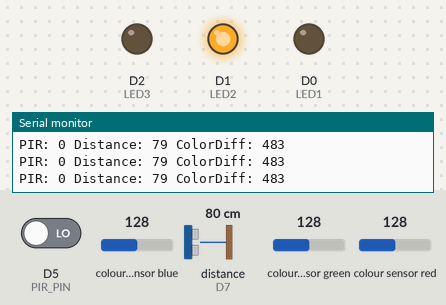
A sketch run on a simulated ESP8266 (NodeMCU). Parts: output pins drawn as LEDs (lit = HIGH), the last lines printed to the serial monitor. Wiring (inferred from the names in the program): ultrasonic range finder: trigger D6; echo D7; TCS3200 colour sensor: output D8; S2 D3; S3 D4. Inputs (shaded band) come from the test bench; at power-on: distance to the obstacle (sensor on D7) 80 cm, D5 (PIR_PIN) LOW, colour sensor blue 128, colour sensor green 128, colour sensor red 128. The echo pulse lasts 58.3 µs per cm; pins used as bus, display or sensor lines are not drawn.

Above: at 1.2 s.
1.3 s: distance to the obstacle (sensor on D7) set to 84 cm
At 2.0 s:
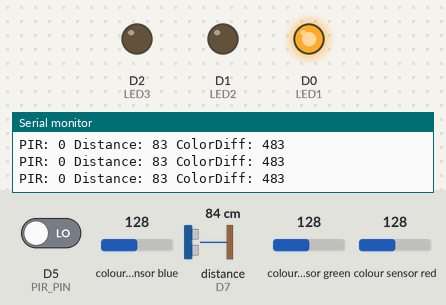
2.8 s: distance to the obstacle (sensor on D7) set to 2 cm
At 4.0 s:
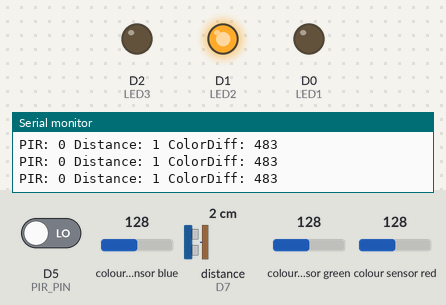
4.4 s: D5 (PIR_PIN) driven HIGH
At 5.2 s:
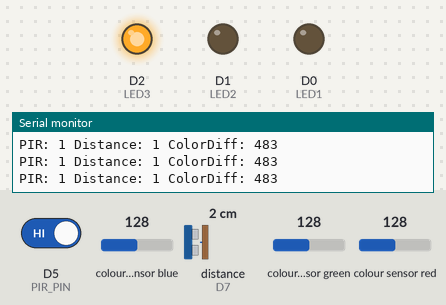
6.0 s: D5 (PIR_PIN) driven LOW
At 6.4 s:
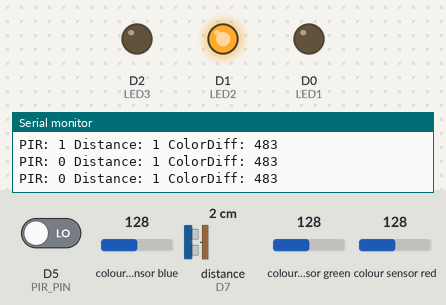
Timing chart, 0 to 8.6 s (numbered marks = the images above; inputs shaded):
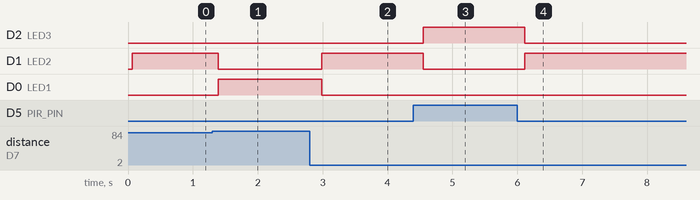

The sketch:

intruder-code.ino
```cpp
//Author:mahesh
// -------- PIN DEFINITIONS --------
// Sensors
#define PIR_PIN D5
#define TRIG_PIN D6
#define ECHO_PIN D7
// LEDs
#define LED1 D0
#define LED2 D1
#define LED3 D2
// Color Sensor
#define S2_PIN D3
#define S3_PIN D4
#define OUT_PIN D8
long duration;
int distance;
int baseline = 600;
int threshold = 150;
// -------- COLOR FUNCTION --------
unsigned long readColor(bool s2, bool s3) {
  digitalWrite(S2_PIN, s2);
  digitalWrite(S3_PIN, s3);
  delay(20);
  return pulseIn(OUT_PIN, LOW);
}
// -------- SETUP --------
void setup() {
  Serial.begin(9600);
  pinMode(PIR_PIN, INPUT);
  pinMode(TRIG_PIN, OUTPUT);
  pinMode(ECHO_PIN, INPUT);
  pinMode(LED1, OUTPUT);
  pinMode(LED2, OUTPUT);
  pinMode(LED3, OUTPUT);
  pinMode(S2_PIN, OUTPUT);
  pinMode(S3_PIN, OUTPUT);
  pinMode(OUT_PIN, INPUT);
  Serial.println("System Ready...");
}
// -------- LOOP --------
void loop() {
  int count = 0;
  // ---- ULTRASONIC ----
  digitalWrite(TRIG_PIN, LOW);
  delayMicroseconds(2);
  digitalWrite(TRIG_PIN, HIGH);
  delayMicroseconds(10);
  digitalWrite(TRIG_PIN, LOW);
  duration = pulseIn(ECHO_PIN, HIGH);
  distance = duration * 0.034 / 2;
  if (distance < 80) {
    count++;
  }
  // ---- PIR ----
  int pirState = digitalRead(PIR_PIN);
  if (pirState == HIGH) {
    count++;
  }
  // ---- COLOR SENSOR ----
  unsigned long R = readColor(LOW, LOW);
  unsigned long B = readColor(LOW, HIGH);
  unsigned long G = readColor(HIGH, HIGH);
  int total = R + G + B;
  int diff = abs(total - baseline);
  if (diff > threshold) {
    count++;
  }
  // ---- SERIAL OUTPUT ----
  Serial.print("PIR: "); Serial.print(pirState);
  Serial.print(" Distance: "); Serial.print(distance);
  Serial.print(" ColorDiff: "); Serial.println(diff);
  // ---- LED LOGIC ----
  digitalWrite(LED1, (count == 1));
  digitalWrite(LED2, (count == 2));
  digitalWrite(LED3, (count >= 3));
  delay(200);
}
```

Measured:
- the behaviour switches between 80 and 81 cm on distance to the obstacle (sensor on D7) (found by bisection; images 0 and 1)
- after the input at 1.3 s, D1 (LED2): HIGH → LOW after 0.09 s; D0 (LED1): LOW → HIGH after 0.09 s
- after the input at 2.8 s, D1 (LED2): LOW → HIGH after 0.18 s; D0 (LED1): HIGH → LOW after 0.18 s
- after the input at 4.4 s, D2 (LED3): LOW → HIGH after 0.15 s; D1 (LED2): HIGH → LOW after 0.15 s
- after the input at 6.0 s, D2 (LED3): HIGH → LOW after 0.12 s; D1 (LED2): LOW → HIGH after 0.12 s
